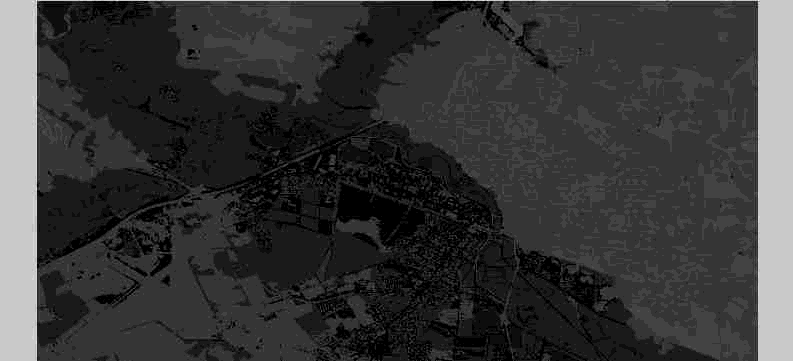
#> input picture Week Wise progress/Week 2/Codes/Label1.jpg, 793 x 361 px
$ python Labels_array.py
#> lines starting #> are read from the running program, lines starting #| are printed output that depends on the picture
import numpy as np
import matplotlib.pyplot as plt
import cv2

from matplotlib.pyplot import figure
from PIL import Image


# img_path = "Label.tif"

img_path = "Label1.jpg"

# Reading image
img = cv2.imread(img_path)
#> img is the input picture: shape (361, 793, 3); min 0, max 19, mean 4.13
im1 = np.array(img)
figure(figsize=(20, 15), dpi=80)
plt.imshow(im1)
plt.show()

# arr = np.array(img)


# to print all arrays of this image
# np.set_printoptions(threshold=np.inf)


# printing all labesl array
# print(arr)


# histogram of image

histg = cv2.calcHist([img],[0],None,[256],[0,256])
#> histg = 256 values, max 110797 at index 4, min 0 at index 9, mean 1118.3
plt.plot(histg)
plt.title("Labels")
plt.show()
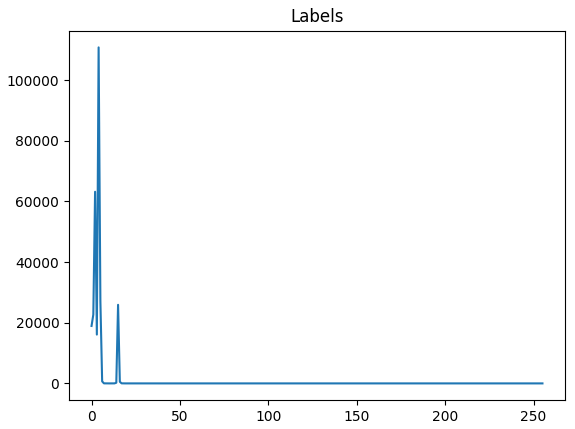
#> figure drawn by matplotlib, 1 panel; curve peaks at x = 4, y = 110797
